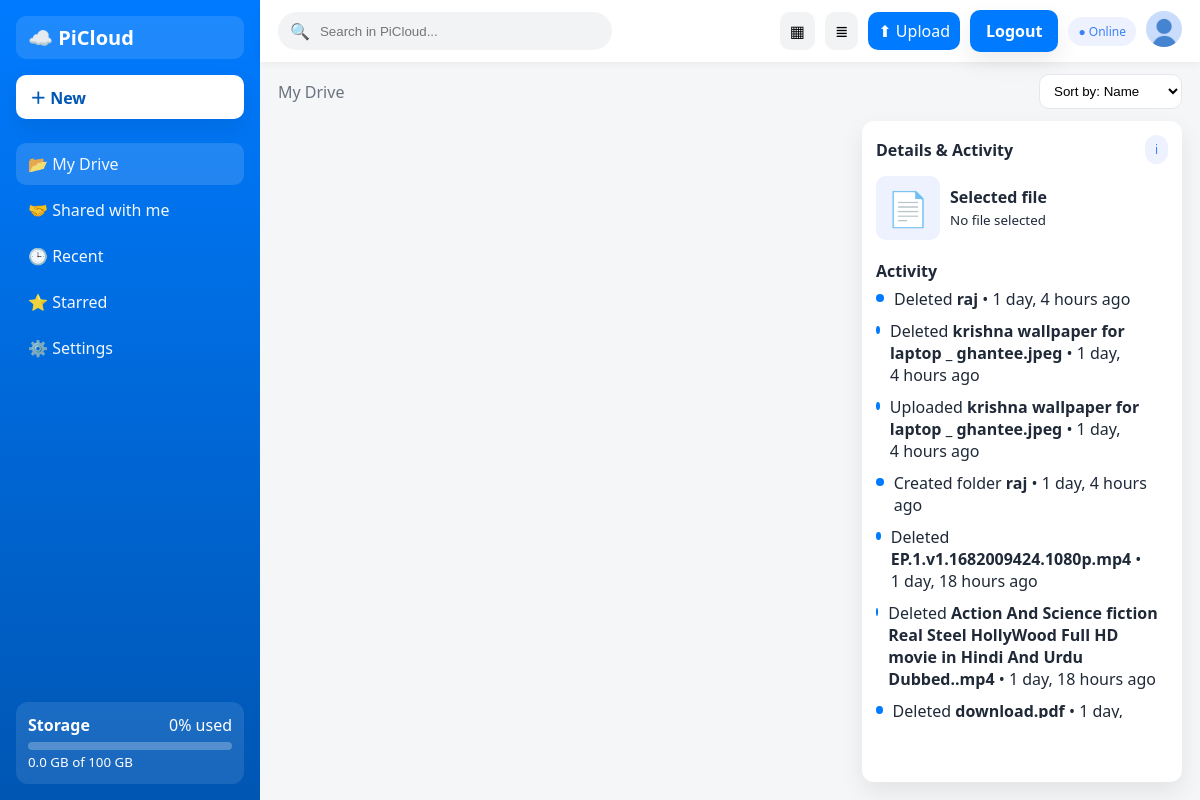
Screenshot of /starred/ (signed in) with the database file from the repository.
### accounts/models.py (models this page shows, shortened)
class Profile(models.Model):
    GENDER_CHOICES = [
        ('Male', 'Male'),
        ('Female', 'Female'),
        ('Other', 'Other'),
        ('Prefer not to say', 'Prefer not to say'),
    ]
    user = models.OneToOneField(User, on_delete=models.CASCADE)
    image = models.ImageField(default='default.jpg', upload_to='profile_pics')
    storage_used = models.BigIntegerField(default=0)  # bytes
    phone_number = models.CharField(max_length=20, blank=True, null=True)
    date_of_birth = models.DateField(blank=True, null=True)
    gender = models.CharField(max_length=20, choices=GENDER_CHOICES, blank=True, null=True)
    location = models.CharField(max_length=100, blank=True, null=True)
    bio = models.TextField(max_length=500, blank=True, null=True)

### storage/models.py (models this page shows, shortened)
class Activity(models.Model):
    ACTION_CHOICES = [
        ('upload', 'Uploaded'),
        ('download', 'Downloaded'),
        ('delete', 'Deleted'),
        ('rename', 'Renamed'),
        ('share', 'Shared'),
        ('move', 'Moved'),
        ('create_folder', 'Created folder'),
    ]
    user = models.ForeignKey(User, on_delete=models.CASCADE)
    action = models.CharField(max_length=20, choices=ACTION_CHOICES)
    item_name = models.CharField(max_length=255)
    details = models.TextField(blank=True)
    timestamp = models.DateTimeField(auto_now_add=True)
    class Meta:
        ordering = ['-timestamp']

### storage/views.py (the view, shortened to what this page needs)
# urls.py: path('starred/', views.starred_files, name='starred_files'),
@login_required
def starred_files(request):
    files = File.objects.filter(owner=request.user, is_starred=True)
    items = []
    total_size = sum(f.size for f in File.objects.filter(owner=request.user))
    storage_limit = 100 * 1024 * 1024 * 1024  # 100GB
    storage_used_percent = min((total_size / storage_limit) * 100, 100)
    storage_used_gb = total_size / (1024 * 1024 * 1024)
    activities = Activity.objects.filter(user=request.user)[:10]
    context = {
        'items': items,
        'page_title': 'Starred Files',
        'storage_used_percent': round(storage_used_percent),
        'storage_used_gb': round(storage_used_gb, 1),
        'storage_limit_gb': 100,
        'activities': activities,
    }
    return render(request, 'storage/index.html', context)

### templates/storage/index.html (shortened to what this page needs)
<!DOCTYPE html>
<html lang="en">
<head>
</head>
<body>
  <div class="app">
    <aside class="sidebar" id="sidebar">
      <a href="{% url 'dashboard' %}" style="text-decoration:none;color:inherit">
        <div class="logo">☁️ PiCloud</div>
      </a>
      <button class="newBtn" id="newBtn">＋ New</button>
      <nav class="nav">
        <a href="{% url 'index' %}" class="active">📂 My Drive</a>
        <a href="#">🤝 Shared with me</a>
        <a href="{% url 'recent_files' %}">🕒 Recent</a>
        <a href="{% url 'starred_files' %}">⭐ Starred</a>
        <a href="{% url 'profile' %}">⚙️ Settings</a>
      </nav>
      <div class="storageCard">
        <div style="display:flex;justify-content:space-between;align-items:center">
          <strong>Storage</strong>
          <span>{{ storage_used_percent }}% used</span>
        </div>
        <div class="storageBar"></div>
        <small>{{ storage_used_gb }} GB of {{ storage_limit_gb }} GB</small>
      </div>
    </aside>
    <main class="main">
      <div class="topbar">
        <div class="leftGroup">
          <div class="search">
            🔍 <input id="search" type="search" placeholder="Search in PiCloud..." />
          </div>
        </div>
        <div class="actions">
          <button class="iconBtn" id="gridBtn" title="Grid view">▦</button>
          <button class="iconBtn" id="listBtn" title="List view">≣</button>
          <button class="iconBtn primary" id="uploadBtn">⬆ Upload</button>
          <form action="{% url 'logout' %}?next={% url 'dashboard' %}" method="post" style="display:inline;">
            <button type="submit" style="background:#007bff;color:#fff;border:none;border-radius:10px;padding:10px 16px;cursor:pointer;box-shadow:0 10px 25px rgba(0,0,0,.08);font-weight:600;">
              Logout
            </button>
          </form>
          <div class="userBadge">
            {% if user.is_authenticated %}
              <span class="pill">● Online</span>
              <a href="{% url 'profile' %}">
                <img class="avatar" src="{{ user.profile.image.url }}" alt="{{ user.username }}" style="width:36px;height:36px;border-radius:50%;object-fit:cover"/>
              </a>
            {% endif %}
          </div>
        </div>
      </div>
      <div class="toolbar">
        <div class="crumbs" id="breadcrumbs">
          <span data-path="/">My Drive</span>
        </div>
        <div class="viewToggles">
          <select class="select" id="sortSelect">
            <option value="name">Sort by: Name</option>
          </select>
        </div>
      </div>
      <section class="content">
        <div class="filesPanel">
        </div>
        <aside class="infoPanel">
          <div class="infoHeader">
            <strong>Details & Activity</strong>
            <span class="pill">i</span>
          </div>
          <div>
            <div style="display:flex;gap:10px;align-items:center;margin-bottom:8px">
              <div class="thumb" style="width:64px;height:64px">📄</div>
              <div>
                <div style="font-weight:600">Selected file</div>
                <small class="muted">No file selected</small>
              </div>
            </div>
          </div>
          <div>
            <strong style="display:block;margin-bottom:6px">Activity</strong>
            <div class="activity" id="activity">
              {% for activity in activities %}
              <div class="item">
                <span class="dot"></span>
                <div>{{ activity.get_action_display }} <b>{{ activity.item_name }}</b> • {{ activity.timestamp|timesince }} ago</div>
              </div>
              {% endfor %}
            </div>
          </div>
        </aside>
      </section>
    </main>
  </div>
</body>
</html>

### rows the page displays
Activity: action "Deleted", item_name "raj", timestamp "1 day, 4 hours"
Activity: action "Deleted", item_name "krishna wallpaper for laptop _ ghantee.jpeg", timestamp "1 day, 4 hours"
Activity: action "Uploaded", item_name "krishna wallpaper for laptop _ ghantee.jpeg", timestamp "1 day, 4 hours"
Activity: action "Created folder", item_name "raj", timestamp "1 day, 4 hours"
Activity: action "Deleted", item_name "EP.1.v1.1682009424.1080p.mp4", timestamp "1 day, 18 hours"
Activity: action "Deleted", item_name "Action And Science fiction Real Steel HollyWood Full HD movie in Hindi And Urdu Dubbed..mp4", timestamp "1 day, 18 hours"
Activity: action "Deleted", item_name "download.pdf", timestamp "1 day,…"

### other values shown
{{ storage_used_percent }} "0"
{{ storage_used_gb }} "0.0"
{{ storage_limit_gb }} "100"
